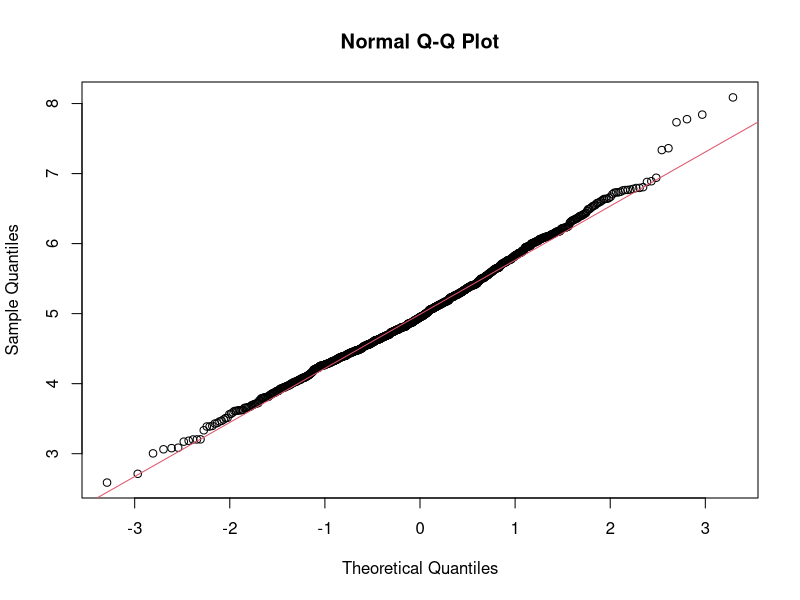
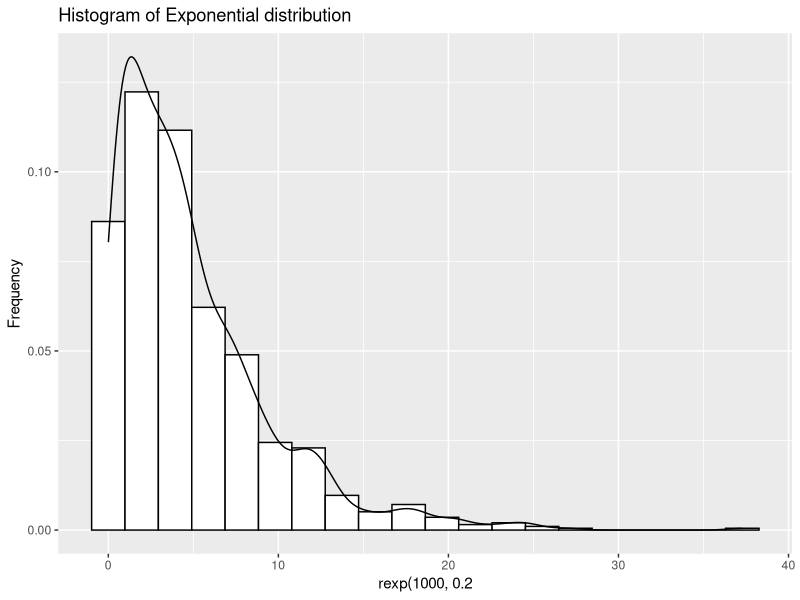
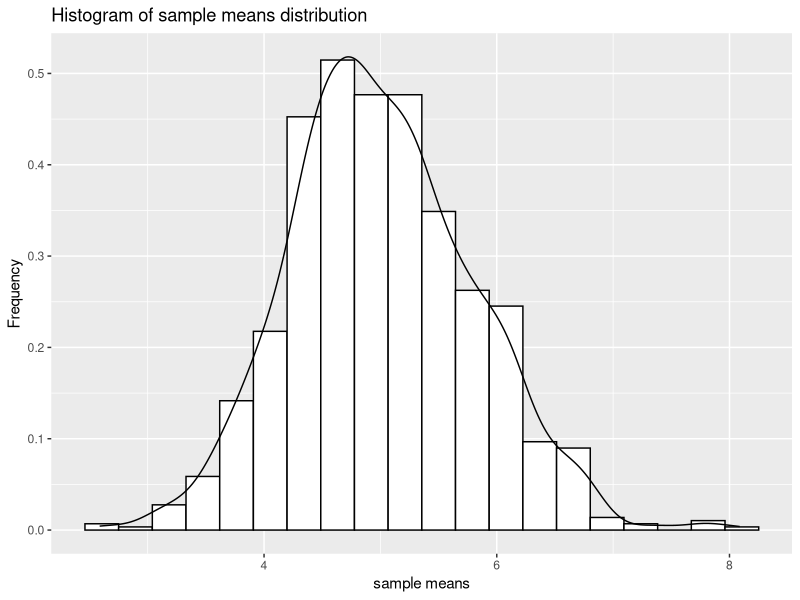
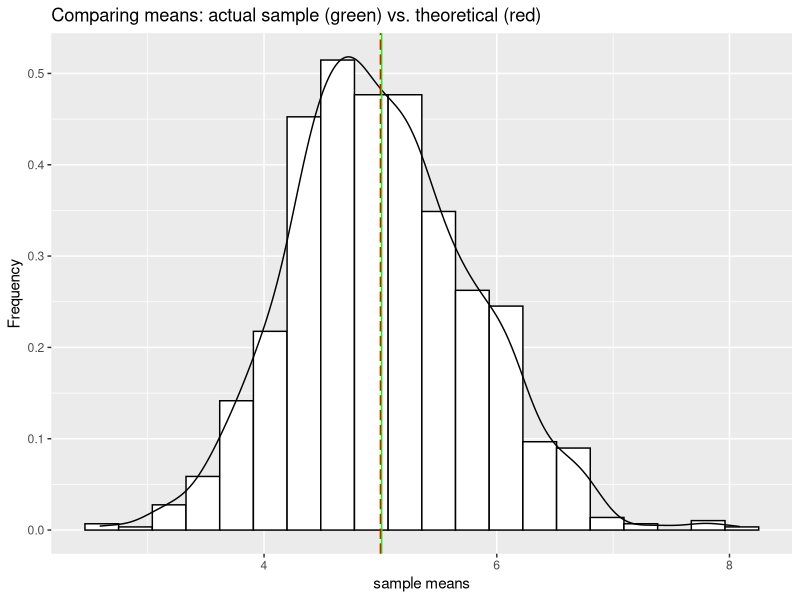
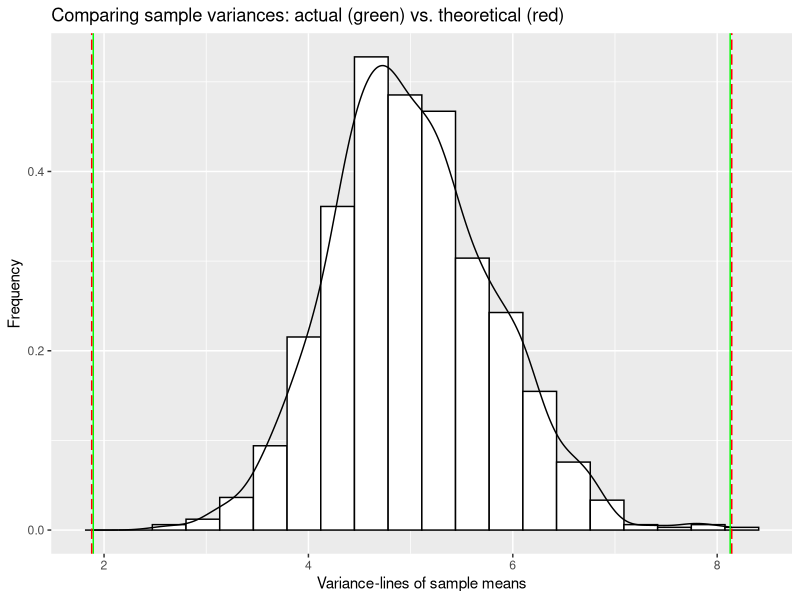

Write R code to recreate these figures, in order.
## ---- chunk 1
knitr::opts_chunk$set(echo = TRUE)
## ---- chunk 2
library("ggplot2", warn.conflicts=FALSE)  ## for the graphs
n <- 40                         ## setting sample size
nrsim <- 1000                   ## setting number of samples
lambda <- 0.2                   ## setting lambda of exp. function
set.seed(140958)                ## to enable reproduction
exps <- rexp(nrsim, lambda)     ## fill exps for comparison
smeans <- NULL                  ## prepare vector for sample means
for (i in 1:1000)               ## generate 1000 means of 40 exp's
        smeans = c(smeans, mean(rexp(n,lambda)))
dfsim <- as.data.frame(cbind(exps, smeans))
                                ## combine exponentials and sample
                                ## means into a single data frame
aM <- mean(smeans)              ## store mean of the sample means
aV <- var(smeans)               ## store variance of sample means
## ---- chunk 3
qqnorm(smeans); qqline(smeans, col = 2) ## plot the quantiles
## ---- chunk 4
shapiro.test(smeans)      ## perform a Shapiro-Wilk test
## ---- chunk 5
g <- ggplot(dfsim, 
        aes(x=dfsim$exps))            ## setup graphic object
g + geom_histogram(                   ## plot histogram bars
        fill=I("White"),              ## fill with white
        col=I("Black"),               ## outline with black
        bins=20,                      ## appropriate bins
        aes(y=..density..)) +         ## set y to density
        xlab("rexp(1000, 0.2") +      ## label X-axis
        ylab("Frequency") +           ## label Y-axis
        ggtitle("Histogram of Exponential distribution") +
    geom_density (aes(y=..density..)) ## plot density-line
## ---- chunk 6
m <- ggplot(dfsim, 
        aes(x=dfsim$smeans))             ## setup graphic object
m + geom_histogram(                      ## plot histogram bars
        fill=I("White"),                 ## fill with white
        col=I("Black"),                  ## outline with black
        bins=20,                         ## appropriate bins
        aes(y=..density..)) +            ## set y to density
        xlab("sample means") +           ## label X-axis
        ylab("Frequency") +              ## label Y-axis
        ggtitle("Histogram of sample means distribution") +
     geom_density (aes(y=..density..))   ## plot density-line
## ---- chunk 7
m <- ggplot(dfsim, 
        aes(x=dfsim$smeans))            ## setup graphic object
m + geom_histogram(                     ## plot histogram bars
        fill=I("White"),                ## fill with white
        col=I("Black"),                 ## outline with black
        bins=20,                        ## appropriate bins
        aes(y=..density..)) +           ## set y to density
        xlab("sample means") +          ## label X-axis
        ylab("Frequency") +             ## label Y-axis
        ggtitle("Comparing means: actual sample (green) vs. theoretical (red)") +
    geom_density (aes(y=..density..)) + ## plot density-line
    geom_vline (xintercept = aM,        ## plot actual mean of samples 
        color = "Green") +
    geom_vline (xintercept = 1/lambda,  ## plot theor. mean of samples
        color = "Red",
        linetype = "longdash")  
## ---- chunk 8
m <- ggplot(dfsim, 
        aes(x=dfsim$smeans))           ## setup graphic object
m + geom_histogram(                   ## plot histogram bars
        fill=I("White"),              ## fill with white
        col=I("Black"),               ## outline with black
        bins=20,                      ## appropriate bins
        aes(y=..density..)) +         ## set y to density
        xlab("Variance-lines of sample means") + ## label X-axis
        ylab("Frequency") +           ## label Y-axis
        ggtitle("Comparing sample variances: actual (green) vs. theoretical (red)") +
    geom_density (aes(y=..density..)) + ## plot density-line
    geom_vline (xintercept = aM+c(-1,1)*aV*aM, ## plot actual variance of sample means 
          color = "Green") +
    geom_vline (xintercept = aM+c(-1,1)*(1/lambda^2/n)*aM,  ## plot theor. variance of sample means
          color = "Red",
          linetype = "longdash")
